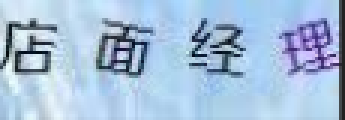
#> input picture easy_img/122.png, 115 x 40 px (shown 3 times larger)
$ python wanzheng.py
#> lines starting #> are read from the running program, lines starting #| are printed output that depends on the picture; after the words box and inside, x2 and y2 are one past the last pixel; in counts of white or black regions, pixels touching at a corner belong together
#!/user/bin/python
#  -*-coding: utf-8-*-
from PIL import Image
from pytesseract import *
from fnmatch import fnmatch
from queue import Queue
import matplotlib.pyplot as plt
import cv2
import time
import os

def clear_border(img,img_name):
  '''去除边框 '''

  filename = './out_img/' + '-clearBorder.jpg'
  h, w = img.shape[:2]
  for y in range(0, w):
    for x in range(0, h):
      # if y ==0 or y == w -1 or y == w - 2:
      if y < 4 or y > w -4:
        img[x, y] = 255
      # if x == 0 or x == h - 1 or x == h - 2:
      if x < 4 or x > h - 4:
        img[x, y] = 255

  cv2.imwrite(filename,img)
  return img


def interference_line(img, img_name):
  '''
  干扰线降噪
  '''

  filename =  './out_img/' + '-interferenceline.png'
  h, w = img.shape[:2]
  # ！！！opencv矩阵点是反的
  # easy_img[1,2] 1:图片的高度，2：图片的宽度
  for y in range(1, w - 1):
    for x in range(1, h - 1):
      count = 0
      if img[x, y - 1] > 245:
        count = count + 1
      if img[x, y + 1] > 245:
        count = count + 1
      if img[x - 1, y] > 245:
        count = count + 1
      if img[x + 1, y] > 245:
        count = count + 1
      if count > 2:
        img[x, y] = 255
  cv2.imwrite(filename,img)
  return img

def interference_point(img,img_name, x = 0, y = 0):
    """点降噪
    9邻域框,以当前点为中心的田字框,黑点个数
    :param x:
    :param y:
    :return:
    """
    filename =  './out_img/' + '-interferencePoint.png'
    # todo 判断图片的长宽度下限
    cur_pixel = img[x,y]# 当前像素点的值
    height,width = img.shape[:2]

    for y in range(0, width - 1):
      for x in range(0, height - 1):
        if y == 0:  # 第一行
            if x == 0:  # 左上顶点,4邻域
                # 中心点旁边3个点
                sum = int(cur_pixel) \
                      + int(img[x, y + 1]) \
                      + int(img[x + 1, y]) \
                      + int(img[x + 1, y + 1])
                if sum <= 2 * 245:
                  img[x, y] = 0
            elif x == height - 1:  # 右上顶点
                sum = int(cur_pixel) \
                      + int(img[x, y + 1]) \
                      + int(img[x - 1, y]) \
                      + int(img[x - 1, y + 1])
                if sum <= 2 * 245:
                  img[x, y] = 0
            else:  # 最上非顶点,6邻域
                sum = int(img[x - 1, y]) \
                      + int(img[x - 1, y + 1]) \
                      + int(cur_pixel) \
                      + int(img[x, y + 1]) \
                      + int(img[x + 1, y]) \
                      + int(img[x + 1, y + 1])
                if sum <= 3 * 245:
                  img[x, y] = 0
        elif y == width - 1:  # 最下面一行
            if x == 0:  # 左下顶点
                # 中心点旁边3个点
                sum = int(cur_pixel) \
                      + int(img[x + 1, y]) \
                      + int(img[x + 1, y - 1]) \
                      + int(img[x, y - 1])
                if sum <= 2 * 245:
                  img[x, y] = 0
            elif x == height - 1:  # 右下顶点
                sum = int(cur_pixel) \
                      + int(img[x, y - 1]) \
                      + int(img[x - 1, y]) \
                      + int(img[x - 1, y - 1])

                if sum <= 2 * 245:
                  img[x, y] = 0
            else:  # 最下非顶点,6邻域
                sum = int(cur_pixel) \
                      + int(img[x - 1, y]) \
                      + int(img[x + 1, y]) \
                      + int(img[x, y - 1]) \
                      + int(img[x - 1, y - 1]) \
                      + int(img[x + 1, y - 1])
                if sum <= 3 * 245:
                  img[x, y] = 0
        else:  # y不在边界
            if x == 0:  # 左边非顶点
                sum = int(img[x, y - 1]) \
                      + int(cur_pixel) \
                      + int(img[x, y + 1]) \
                      + int(img[x + 1, y - 1]) \
                      + int(img[x + 1, y]) \
                      + int(img[x + 1, y + 1])

                if sum <= 3 * 245:
                  img[x, y] = 0
            elif x == height - 1:  # 右边非顶点
                sum = int(img[x, y - 1]) \
                      + int(cur_pixel) \
                      + int(img[x, y + 1]) \
                      + int(img[x - 1, y - 1]) \
                      + int(img[x - 1, y]) \
                      + int(img[x - 1, y + 1])

                if sum <= 3 * 245:
                  img[x, y] = 0
            else:  # 具备9领域条件的
                sum = int(img[x - 1, y - 1]) \
                      + int(img[x - 1, y]) \
                      + int(img[x - 1, y + 1]) \
                      + int(img[x, y - 1]) \
                      + int(cur_pixel) \
                      + int(img[x, y + 1]) \
                      + int(img[x + 1, y - 1]) \
                      + int(img[x + 1, y]) \
                      + int(img[x + 1, y + 1])
                if sum <= 4 * 245:
                  img[x, y] = 0
    cv2.imwrite(filename,img)
    return img

def _get_dynamic_binary_image(filedir, img_name):
  '''
  自适应阀值二值化
  '''

  filename =   './out_img/'  + '-binary.png'
  img_name = filedir + '/' + img_name
  print('.....' + img_name)
  im = cv2.imread(img_name)
  im = cv2.cvtColor(im,cv2.COLOR_BGR2GRAY)

  th1 = cv2.adaptiveThreshold(im, 255, cv2.ADAPTIVE_THRESH_GAUSSIAN_C, cv2.THRESH_BINARY, 21, 1)
  cv2.imwrite(filename,th1)
  return th1

def _get_static_binary_image(img, threshold = 140):
  '''
  手动二值化
  '''

  img = Image.open(img)
  img = img.convert('L')
  pixdata = img.load()
  w, h = img.size
  for y in range(h):
    for x in range(w):
      if pixdata[x, y] < threshold:
        pixdata[x, y] = 0
      else:
        pixdata[x, y] = 255

  return img


def cfs(im,x_fd,y_fd):
  '''用队列和集合记录遍历过的像素坐标代替单纯递归以解决cfs访问过深问题
  '''

  # print('**********')

  xaxis=[]
  yaxis=[]
  visited =set()
  q = Queue()
  q.put((x_fd, y_fd))
  visited.add((x_fd, y_fd))
  offsets=[(1, 0), (0, 1), (-1, 0), (0, -1)]#四邻域

  while not q.empty():
      x,y=q.get()

      for xoffset,yoffset in offsets:
          x_neighbor,y_neighbor = x+xoffset,y+yoffset

          if (x_neighbor,y_neighbor) in (visited):
              continue  # 已经访问过了

          visited.add((x_neighbor, y_neighbor))

          try:
              if im[x_neighbor, y_neighbor] == 0:
                  xaxis.append(x_neighbor)
                  yaxis.append(y_neighbor)
                  q.put((x_neighbor,y_neighbor))

          except IndexError:
              pass
  # print(xaxis)
  if (len(xaxis) == 0 | len(yaxis) == 0):
    xmax = x_fd + 1
    xmin = x_fd
    ymax = y_fd + 1
    ymin = y_fd

  else:
    xmax = max(xaxis)
    xmin = min(xaxis)
    ymax = max(yaxis)
    ymin = min(yaxis)
    #ymin,ymax=sort(yaxis)

  return ymax,ymin,xmax,xmin

def detectFgPix(im,xmax):
  '''搜索区块起点
  '''

  h,w = im.shape[:2]
  for y_fd in range(xmax+1,w):
      for x_fd in range(h):
          if im[x_fd,y_fd] == 0:
              return x_fd,y_fd

def CFS(im):
  '''切割字符位置
  '''

  zoneL=[]#各区块长度L列表
  zoneWB=[]#各区块的X轴[起始，终点]列表
  zoneHB=[]#各区块的Y轴[起始，终点]列表

  xmax=0#上一区块结束黑点横坐标,这里是初始化
  for i in range(10):

      try:
          x_fd,y_fd = detectFgPix(im,xmax)
          # print(y_fd,x_fd)
          xmax,xmin,ymax,ymin=cfs(im,x_fd,y_fd)
          L = xmax - xmin
          H = ymax - ymin
          zoneL.append(L)
          zoneWB.append([xmin,xmax])
          zoneHB.append([ymin,ymax])

      except TypeError:
          return zoneL,zoneWB,zoneHB

  return zoneL,zoneWB,zoneHB


def cutting_img(im,im_position,img,xoffset = 1,yoffset = 1):
  filename =  './out_img/' + img.split('.')[0]
  # 识别出的字符个数
  im_number = len(im_position[1])
  # 切割字符
  for i in range(im_number):
    im_start_X = im_position[1][i][0] - xoffset
    im_end_X = im_position[1][i][1] + xoffset
    im_start_Y = im_position[2][i][0] - yoffset
    im_end_Y = im_position[2][i][1] + yoffset
    cropped = im[im_start_Y:im_end_Y, im_start_X:im_end_X]
    cv2.imwrite(filename + '-cutting-' + str(i) + '.png',cropped)


def main():
  filedir = './easy_img'

  for file in os.listdir(filedir):
    if fnmatch(file, '*.png'):
      img_name = file

      # 自适应阈值二值化
      im = _get_dynamic_binary_image(filedir, img_name)
#> in _get_dynamic_binary_image, im is the input picture: shape (40, 115, 3); mean B, G, R 217.6, 190.6, 165.1
#> in _get_dynamic_binary_image, `im = cv2.cvtColor(im,cv2.COLOR_BGR2GRAY)`:
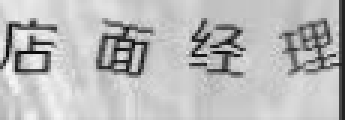
#> im: shape (40, 115) (shown 3 times larger); min 8, max 247, mean 186
#> in _get_dynamic_binary_image, `th1 = cv2.adaptiveThreshold(im, 255, cv2.ADAPTIVE_THRESH_GAUSSIAN_C, c..`:
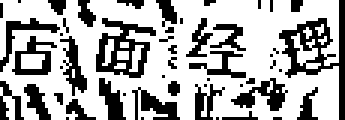
#> th1: shape (40, 115) (shown 3 times larger); 67.5% white; black in thin lines or dots

      # 去除边框
      im = clear_border(im,img_name)
#> after the loop in clear_border, `for y in range(0, w):`:
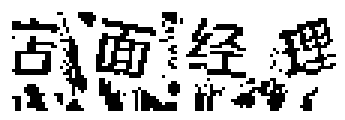
#> img: shape (40, 115) (shown 3 times larger); 75.3% white; black in thin lines or dots, all inside (x1, y1, x2, y2) = (4, 4, 112, 37)

      # 对图片进行干扰线降噪
      im = interference_line(im,img_name)
#> after the loop in interference_line, `for y in range(1, w - 1):`:
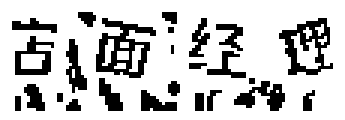
#> img: shape (40, 115) (shown 3 times larger); 78% white; black in thin lines or dots, all inside (x1, y1, x2, y2) = (4, 4, 111, 37)

      # 对图片进行点降噪
      im = interference_point(im,img_name)
#> in interference_point, `cur_pixel = img[x,y]# 当前像素点的值`: cur_pixel = 255
#> after the loop in interference_point, `for y in range(0, width - 1):`:
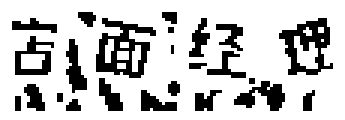
#> img: shape (40, 115) (shown 3 times larger); 77.2% white; black in thin lines or dots, all inside (x1, y1, x2, y2) = (4, 4, 111, 37)

      # 切割的位置
      im_position = CFS(im)
#> the loop in CFS, `for i in range(10): ` made 10 passes
#> (x_fd, y_fd, xmax, xmin, ymax, ymin, L, H) on passes 1 to 10: (7, 4, 18, 4, 10, 6, 14, 4), (31, 19, 20, 19, 33, 31, 1, 2), (17, 22, 28, 22, 30, 13, 6, 17), (4, 29, 31, 26, 8, 4, 5, 4), (18, 32, 51, 32, 25, 6, 19, 19), (33, 52, 58, 47, 36, 30, 11, 6), (28, 59, 59, 56, 31, 27, 3, 4), (17, 63, 69, 63, 18, 6, 6, 12), (23, 70, 81, 69, 25, 17, 12, 8), (31, 82, 94, 78, 36, 27, 16, 9)
#> after the loop in CFS, `for i in range(10):`: zoneHB = [[6, 10], [31, 33], [13, 30], [4, 8], [6, 25], [30, 36], [27, 31], [6, 18], [17, 25], [27, 36]]; zoneL = [14, 1, 6, 5, 19, 11, 3, 6, 12, 16]; zoneWB = [[4, 18], [19, 20], [22, 28], [26, 31], [32, 51], [47, 58], [56, 59], [63, 69], [69, 81], [78, 94]]
#> im_position = ([14, 1, 6, 5, 19, 11, 3, 6, 12, 16], [[4, 18], [19, 20], [22, 28], [26, 31], [32, 51], [47, 58], [56, 59], [63, 69], [69, 81], [78, 94]], [[6, 10], [31, 33], [13, 30], [4, 8], [6, 25], [30, 36], [27, 31], [6, 18], [17, 25], [27, 36]])

      maxL = max(im_position[0])
#> maxL = 19
      minL = min(im_position[0])
#> minL = 1

      # 如果有粘连字符，如果一个字符的长度过长就认为是粘连字符，并从中间进行切割
      if(maxL > minL + minL * 0.7):
        maxL_index = im_position[0].index(maxL)
#> maxL_index = 4
        minL_index = im_position[0].index(minL)
#> minL_index = 1
        # 设置字符的宽度
        im_position[0][maxL_index] = maxL // 2
        im_position[0].insert(maxL_index + 1, maxL // 2)
        # 设置字符X轴[起始，终点]位置
        im_position[1][maxL_index][1] = im_position[1][maxL_index][0] + maxL // 2
        im_position[1].insert(maxL_index + 1, [im_position[1][maxL_index][1] + 1, im_position[1][maxL_index][1] + 1 + maxL // 2])
        # 设置字符的Y轴[起始，终点]位置
        im_position[2].insert(maxL_index + 1, im_position[2][maxL_index])

      # 切割字符，要想切得好就得配置参数，通常 1 or 2 就可以
      cutting_img(im,im_position,img_name,1,1)
#> in cutting_img, `im_number = len(im_position[1])`: im_number = 11
#> the loop in cutting_img, `for i in range(im_number):` made 11 passes
#> (im_start_X, im_end_X, im_start_Y, im_end_Y) on passes 1, 3, 4, 5, 6, 7, 8, 9, 10, 11: (3, 19, 5, 11), (21, 29, 12, 31), (25, 32, 3, 9), (31, 42, 5, 26), (41, 52, 5, 26), (46, 59, 29, 37), (55, 60, 26, 32), (62, 70, 5, 19), (68, 82, 16, 26), (77, 95, 26, 37)
#> (im_start_X, im_end_X, im_start_Y, im_end_Y, cropped) on pass 2: (18, 21, 30, 34, [[255, 255, 255], [255, 0, 0], [255, 0, 0], [255, 0, 0]])

      # 识别验证码
      cutting_img_num = 0
      for file in os.listdir('./out_img'):
        str_img = ''
        if fnmatch(file, '%s-cutting-*.png' % img_name.split('.')[0]):
          cutting_img_num += 1
      for i in range(cutting_img_num):
        try:
          file = './out_img/%s-cutting-%s.png' % (img_name.split('.')[0], i)
          # 识别验证码
          str_img = str_img + image_to_string(Image.open(file),lang = 'eng', config='-psm 10') #单个字符是10，一行文本是7
        except Exception as err:
          pass
      print('切图：%s' % cutting_img_num)
      print('识别为：%s' % str_img)
#> pass 2 of the loop in main, `for file in os.listdir(filedir):`:
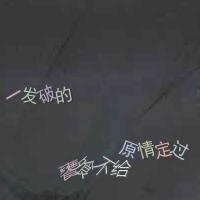
#> input picture easy_img/bu.png, 200 x 200 px
#> in _get_dynamic_binary_image, im is the input picture: shape (200, 200, 3); mean B, G, R 69.1, 67, 66.8
#> im: shape (200, 200)
#> in _get_dynamic_binary_image (call 2), `th1 = cv2.adaptiveThreshold(im, 255, cv2.ADAPTIVE_THRESH_GAUSSIAN_C, c..`:
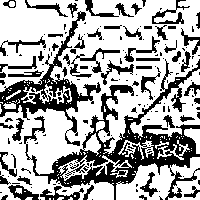
#> th1: shape (200, 200); 66.2% white; 166 black regions (109 under 20 px), largest, box (x1, y1, x2, y2) and area: (24, 59, 200, 200) 5725, (0, 11, 101, 146) 2460, (70, 48, 120, 78) 335
#> after the loop in interference_point (call 2), `for y in range(0, width - 1):`:
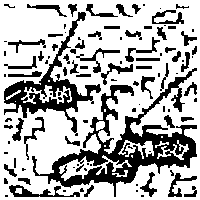
#> img: shape (200, 200); 69.4% white; 106 black regions (48 under 20 px), largest, box (x1, y1, x2, y2) and area: (32, 68, 197, 197) 5169, (4, 12, 101, 136) 2303, (9, 185, 80, 197) 344
#> the loop in CFS (call 2), `for i in range(10): ` made 10 passes
#> (x_fd, y_fd, xmax, xmin, ymax, ymin, L, H) on passes 1 to 8: (4, 4, 14, 4, 7, 4, 10, 3), (42, 15, 44, 8, 52, 39, 36, 13), (5, 45, 66, 27, 16, 4, 39, 12), (36, 67, 100, 4, 132, 12, 96, 120), (13, 101, 117, 86, 16, 4, 31, 12), (4, 118, 132, 116, 16, 4, 16, 12), (4, 133, 140, 132, 13, 4, 8, 9), (37, 141, 141, 139, 39, 37, 2, 2)
#> im_position = ([10, 36, 39, 96, 31, 16, 8, 2, 23, 1], [[4, 14], [8, 44], [27, 66], [4, 100], [86, 117], [116, 132], [132, 140], [139, 141], [136, 159], [160, 161]], [[4, 7], [39, 52], [4, 16], [12, 132], [4, 16], [4, 16], [4, 13], [37, 39], [37, 52], [8, 9]])
#> maxL = 96
#> maxL_index = 3
#> minL_index = 9
#> the loop in cutting_img (call 2), `for i in range(im_number):` made 11 passes
#> (im_start_X, im_end_X, im_start_Y, im_end_Y) on passes 1 to 8: (3, 15, 3, 8), (7, 45, 38, 53), (26, 67, 3, 17), (3, 53, 11, 133), (52, 102, 11, 133), (85, 118, 3, 17), (115, 133, 3, 17), (131, 141, 3, 14)

if __name__ == '__main__':
  main()
